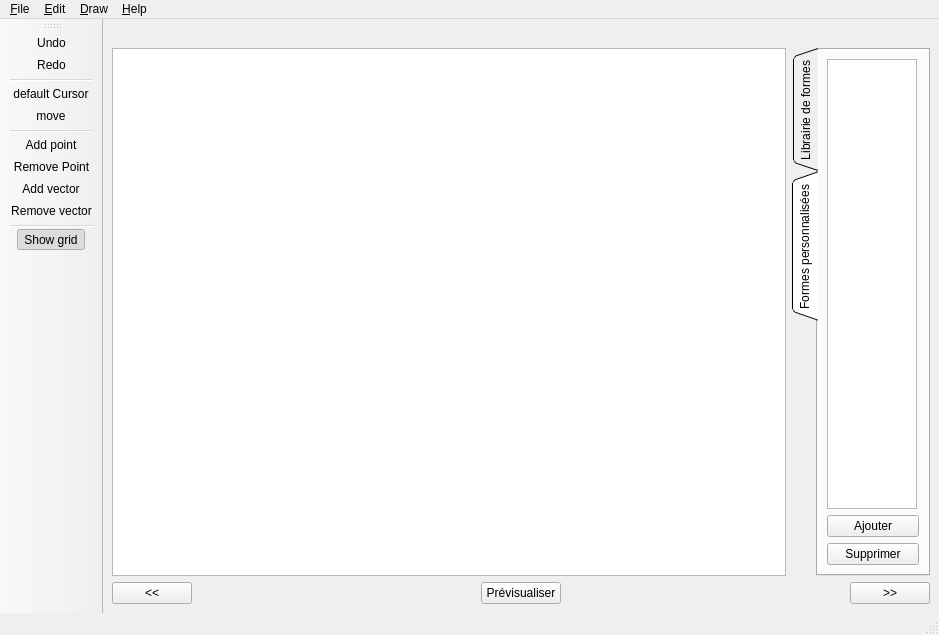
<ui version="4.0" >
 <class>mainWindowClass</class>
 <widget class="QMainWindow" name="mainWindowClass" >
  <property name="enabled" >
   <bool>true</bool>
  </property>
  <property name="geometry" >
   <rect>
    <x>0</x>
    <y>0</y>
    <width>939</width>
    <height>635</height>
   </rect>
  </property>
  <property name="sizePolicy" >
   <sizepolicy vsizetype="Expanding" hsizetype="Expanding" >
    <horstretch>0</horstretch>
    <verstretch>0</verstretch>
   </sizepolicy>
  </property>
  <property name="minimumSize" >
   <size>
    <width>800</width>
    <height>600</height>
   </size>
  </property>
  <property name="maximumSize" >
   <size>
    <width>16777215</width>
    <height>16777215</height>
   </size>
  </property>
  <property name="windowTitle" >
   <string>Monofin - Draw mode</string>
  </property>
  <property name="windowIcon" >
   <iconset resource="../resources/icons.qrc" >
    <normaloff>:/SilkIconSet/icons/chart_line.png</normaloff>:/SilkIconSet/icons/chart_line.png</iconset>
  </property>
  <property name="unifiedTitleAndToolBarOnMac" >
   <bool>false</bool>
  </property>
  <widget class="QWidget" name="centralwidget" >
   <property name="sizePolicy" >
    <sizepolicy vsizetype="Preferred" hsizetype="Preferred" >
     <horstretch>0</horstretch>
     <verstretch>0</verstretch>
    </sizepolicy>
   </property>
   <layout class="QVBoxLayout" name="verticalLayout_3" >
    <item>
     <widget class="QLabel" name="label" >
      <property name="frameShape" >
       <enum>QFrame::NoFrame</enum>
      </property>
      <property name="frameShadow" >
       <enum>QFrame::Plain</enum>
      </property>
      <property name="text" >
       <string/>
      </property>
      <property name="pixmap" >
       <pixmap resource="../resources/pixmaps.qrc" >:/perso/pixmaps/fil_arianne.PNG</pixmap>
      </property>
      <property name="alignment" >
       <set>Qt::AlignCenter</set>
      </property>
     </widget>
    </item>
    <item>
     <layout class="QHBoxLayout" name="horizontalLayout" >
      <item>
       <widget class="QGraphicsView" name="graphicsView" >
        <property name="minimumSize" >
         <size>
          <width>645</width>
          <height>77</height>
         </size>
        </property>
       </widget>
      </item>
      <item>
       <widget class="QTabWidget" name="tabWidget" >
        <property name="sizePolicy" >
         <sizepolicy vsizetype="Expanding" hsizetype="Minimum" >
          <horstretch>0</horstretch>
          <verstretch>0</verstretch>
         </sizepolicy>
        </property>
        <property name="minimumSize" >
         <size>
          <width>100</width>
          <height>0</height>
         </size>
        </property>
        <property name="layoutDirection" >
         <enum>Qt::LeftToRight</enum>
        </property>
        <property name="tabPosition" >
         <enum>QTabWidget::West</enum>
        </property>
        <property name="tabShape" >
         <enum>QTabWidget::Triangular</enum>
        </property>
        <property name="currentIndex" >
         <number>1</number>
        </property>
        <property name="iconSize" >
         <size>
          <width>16</width>
          <height>16</height>
         </size>
        </property>
        <widget class="QWidget" name="tab" >
         <attribute name="title" >
          <string>Librairie de formes</string>
         </attribute>
         <layout class="QVBoxLayout" name="verticalLayout_2" >
          <item>
           <widget class="QListWidget" name="listWidget_2" >
            <property name="sizePolicy" >
             <sizepolicy vsizetype="Expanding" hsizetype="Fixed" >
              <horstretch>0</horstretch>
              <verstretch>0</verstretch>
             </sizepolicy>
            </property>
            <property name="maximumSize" >
             <size>
              <width>90</width>
              <height>16777215</height>
             </size>
            </property>
            <property name="frameShape" >
             <enum>QFrame::StyledPanel</enum>
            </property>
            <property name="frameShadow" >
             <enum>QFrame::Sunken</enum>
            </property>
           </widget>
          </item>
         </layout>
        </widget>
        <widget class="QWidget" name="tab_2" >
         <attribute name="title" >
          <string>Formes personnalisées</string>
         </attribute>
         <layout class="QVBoxLayout" name="verticalLayout" >
          <item>
           <widget class="QListWidget" name="listWidget" >
            <property name="sizePolicy" >
             <sizepolicy vsizetype="Expanding" hsizetype="Fixed" >
              <horstretch>0</horstretch>
              <verstretch>0</verstretch>
             </sizepolicy>
            </property>
            <property name="maximumSize" >
             <size>
              <width>90</width>
              <height>16777215</height>
             </size>
            </property>
            <property name="frameShape" >
             <enum>QFrame::StyledPanel</enum>
            </property>
            <property name="frameShadow" >
             <enum>QFrame::Sunken</enum>
            </property>
           </widget>
          </item>
          <item>
           <widget class="QPushButton" name="pushButtonAddItem" >
            <property name="text" >
             <string>Ajouter</string>
            </property>
           </widget>
          </item>
          <item>
           <widget class="QPushButton" name="pushButtonDeleteItem" >
            <property name="text" >
             <string>Supprimer</string>
            </property>
           </widget>
          </item>
         </layout>
        </widget>
       </widget>
      </item>
     </layout>
    </item>
    <item>
     <layout class="QGridLayout" name="gridLayout" >
      <item row="0" column="0" >
       <widget class="QPushButton" name="prevButton" >
        <property name="text" >
         <string>&lt;&lt;</string>
        </property>
       </widget>
      </item>
      <item row="0" column="2" >
       <widget class="QPushButton" name="pushButtonPreview" >
        <property name="text" >
         <string>Prévisualiser</string>
        </property>
       </widget>
      </item>
      <item row="0" column="3" >
       <spacer name="horizontalSpacer" >
        <property name="orientation" >
         <enum>Qt::Horizontal</enum>
        </property>
        <property name="sizeHint" stdset="0" >
         <size>
          <width>40</width>
          <height>4</height>
         </size>
        </property>
       </spacer>
      </item>
      <item row="0" column="4" >
       <widget class="QPushButton" name="nextButton" >
        <property name="text" >
         <string>>></string>
        </property>
       </widget>
      </item>
      <item row="0" column="1" >
       <spacer name="horizontalSpacer_2" >
        <property name="orientation" >
         <enum>Qt::Horizontal</enum>
        </property>
        <property name="sizeHint" stdset="0" >
         <size>
          <width>40</width>
          <height>4</height>
         </size>
        </property>
       </spacer>
      </item>
     </layout>
    </item>
   </layout>
  </widget>
  <widget class="QMenuBar" name="menubar" >
   <property name="geometry" >
    <rect>
     <x>0</x>
     <y>0</y>
     <width>939</width>
     <height>19</height>
    </rect>
   </property>
   <widget class="QMenu" name="menu_File" >
    <property name="title" >
     <string>&amp;File</string>
    </property>
    <addaction name="action_New" />
    <addaction name="action_Open" />
    <addaction name="separator" />
    <addaction name="actionE_xit" />
   </widget>
   <widget class="QMenu" name="menu_Help" >
    <property name="title" >
     <string>&amp;Help</string>
    </property>
    <addaction name="action_About_Monofin" />
    <addaction name="separator" />
    <addaction name="actionAbout_Qt" />
   </widget>
   <widget class="QMenu" name="menu_Edit" >
    <property name="title" >
     <string>&amp;Edit</string>
    </property>
    <addaction name="actionUndo" />
    <addaction name="actionRedo" />
    <addaction name="separator" />
    <addaction name="actionToogle_Grid" />
    <addaction name="separator" />
    <addaction name="action_Preferences" />
   </widget>
   <widget class="QMenu" name="menu_Draw" >
    <property name="title" >
     <string>&amp;Draw</string>
    </property>
    <addaction name="actionAdd_Point" />
    <addaction name="actionRemove_Point" />
    <addaction name="separator" />
    <addaction name="actionAdd_vector" />
    <addaction name="actionRemove_vector" />
   </widget>
   <addaction name="menu_File" />
   <addaction name="menu_Edit" />
   <addaction name="menu_Draw" />
   <addaction name="menu_Help" />
  </widget>
  <widget class="QStatusBar" name="statusBar" />
  <widget class="QToolBar" name="toolBar" >
   <property name="windowTitle" >
    <string>toolBar</string>
   </property>
   <property name="movable" >
    <bool>true</bool>
   </property>
   <property name="allowedAreas" >
    <set>Qt::LeftToolBarArea|Qt::RightToolBarArea|Qt::TopToolBarArea</set>
   </property>
   <property name="floatable" >
    <bool>false</bool>
   </property>
   <attribute name="toolBarArea" >
    <enum>LeftToolBarArea</enum>
   </attribute>
   <attribute name="toolBarBreak" >
    <bool>false</bool>
   </attribute>
   <addaction name="actionUndo" />
   <addaction name="actionRedo" />
   <addaction name="separator" />
   <addaction name="actionDefault_Cursor" />
   <addaction name="actionMove" />
   <addaction name="separator" />
   <addaction name="actionAdd_Point" />
   <addaction name="actionRemove_Point" />
   <addaction name="actionAdd_vector" />
   <addaction name="actionRemove_vector" />
   <addaction name="separator" />
   <addaction name="actionToogle_Grid" />
  </widget>
  <action name="action_New" >
   <property name="icon" >
    <iconset resource="../resources/icons.qrc" >
     <normaloff>:/SilkIconSet/icons/new.png</normaloff>:/SilkIconSet/icons/new.png</iconset>
   </property>
   <property name="text" >
    <string>&amp;New</string>
   </property>
  </action>
  <action name="action_Open" >
   <property name="enabled" >
    <bool>true</bool>
   </property>
   <property name="text" >
    <string>&amp;Open</string>
   </property>
  </action>
  <action name="actionE_xit" >
   <property name="icon" >
    <iconset resource="../resources/icons.qrc" >
     <normaloff>:/SilkIconSet/icons/door_out.png</normaloff>:/SilkIconSet/icons/door_out.png</iconset>
   </property>
   <property name="text" >
    <string>E&amp;xit</string>
   </property>
  </action>
  <action name="action_About_Monofin" >
   <property name="icon" >
    <iconset resource="../resources/icons.qrc" >
     <normaloff>:/SilkIconSet/icons/help.png</normaloff>:/SilkIconSet/icons/help.png</iconset>
   </property>
   <property name="text" >
    <string>&amp;About Monofin</string>
   </property>
  </action>
  <action name="actionAbout_Qt" >
   <property name="text" >
    <string>About &amp;Qt</string>
   </property>
  </action>
  <action name="actionUndo" >
   <property name="icon" >
    <iconset resource="../resources/icons.qrc" >
     <normaloff>:/SilkIconSet/icons/arrow_undo.png</normaloff>:/SilkIconSet/icons/arrow_undo.png</iconset>
   </property>
   <property name="text" >
    <string>Undo</string>
   </property>
  </action>
  <action name="actionRedo" >
   <property name="icon" >
    <iconset resource="../resources/icons.qrc" >
     <normaloff>:/SilkIconSet/icons/arrow_redo.png</normaloff>:/SilkIconSet/icons/arrow_redo.png</iconset>
   </property>
   <property name="text" >
    <string>Redo</string>
   </property>
  </action>
  <action name="actionToogle_Grid" >
   <property name="checkable" >
    <bool>true</bool>
   </property>
   <property name="checked" >
    <bool>true</bool>
   </property>
   <property name="icon" >
    <iconset resource="../resources/icons.qrc" >
     <normaloff>:/SilkIconSet/icons/shading.png</normaloff>:/SilkIconSet/icons/shading.png</iconset>
   </property>
   <property name="text" >
    <string>Show grid</string>
   </property>
  </action>
  <action name="actionDefault_Cursor" >
   <property name="icon" >
    <iconset resource="../resources/icons.qrc" >
     <normaloff>:/SilkIconSet/icons/cursor.png</normaloff>:/SilkIconSet/icons/cursor.png</iconset>
   </property>
   <property name="text" >
    <string>default Cursor</string>
   </property>
  </action>
  <action name="actionMove" >
   <property name="icon" >
    <iconset resource="../resources/icons.qrc" >
     <normaloff>:/SilkIconSet/icons/arrow_out.png</normaloff>:/SilkIconSet/icons/arrow_out.png</iconset>
   </property>
   <property name="text" >
    <string>move</string>
   </property>
  </action>
  <action name="actionAdd_vector" >
   <property name="icon" >
    <iconset resource="../resources/icons.qrc" >
     <normaloff>:/SilkIconSet/icons/vector_add.png</normaloff>:/SilkIconSet/icons/vector_add.png</iconset>
   </property>
   <property name="text" >
    <string>Add vector</string>
   </property>
  </action>
  <action name="actionRemove_vector" >
   <property name="icon" >
    <iconset resource="../resources/icons.qrc" >
     <normaloff>:/SilkIconSet/icons/vector_delete.png</normaloff>:/SilkIconSet/icons/vector_delete.png</iconset>
   </property>
   <property name="text" >
    <string>Remove vector</string>
   </property>
  </action>
  <action name="action_Preferences" >
   <property name="text" >
    <string>&amp;Preferences</string>
   </property>
  </action>
  <action name="actionAdd_Point" >
   <property name="icon" >
    <iconset resource="../resources/icons.qrc" >
     <normaloff>:/SilkIconSet/icons/chart_line_add.png</normaloff>:/SilkIconSet/icons/chart_line_add.png</iconset>
   </property>
   <property name="text" >
    <string>Add point</string>
   </property>
  </action>
  <action name="actionRemove_Point" >
   <property name="icon" >
    <iconset resource="../resources/icons.qrc" >
     <normaloff>:/SilkIconSet/icons/chart_line_delete.png</normaloff>:/SilkIconSet/icons/chart_line_delete.png</iconset>
   </property>
   <property name="text" >
    <string>Remove Point</string>
   </property>
  </action>
 </widget>
 <layoutdefault spacing="6" margin="9" />
 <resources>
  <include location="../resources/icons.qrc" />
  <include location="../resources/pixmaps.qrc" />
 </resources>
 <connections>
  <connection>
   <sender>actionE_xit</sender>
   <signal>activated()</signal>
   <receiver>mainWindowClass</receiver>
   <slot>close()</slot>
   <hints>
    <hint type="sourcelabel" >
     <x>-1</x>
     <y>-1</y>
    </hint>
    <hint type="destinationlabel" >
     <x>427</x>
     <y>335</y>
    </hint>
   </hints>
  </connection>
 </connections>
</ui>
